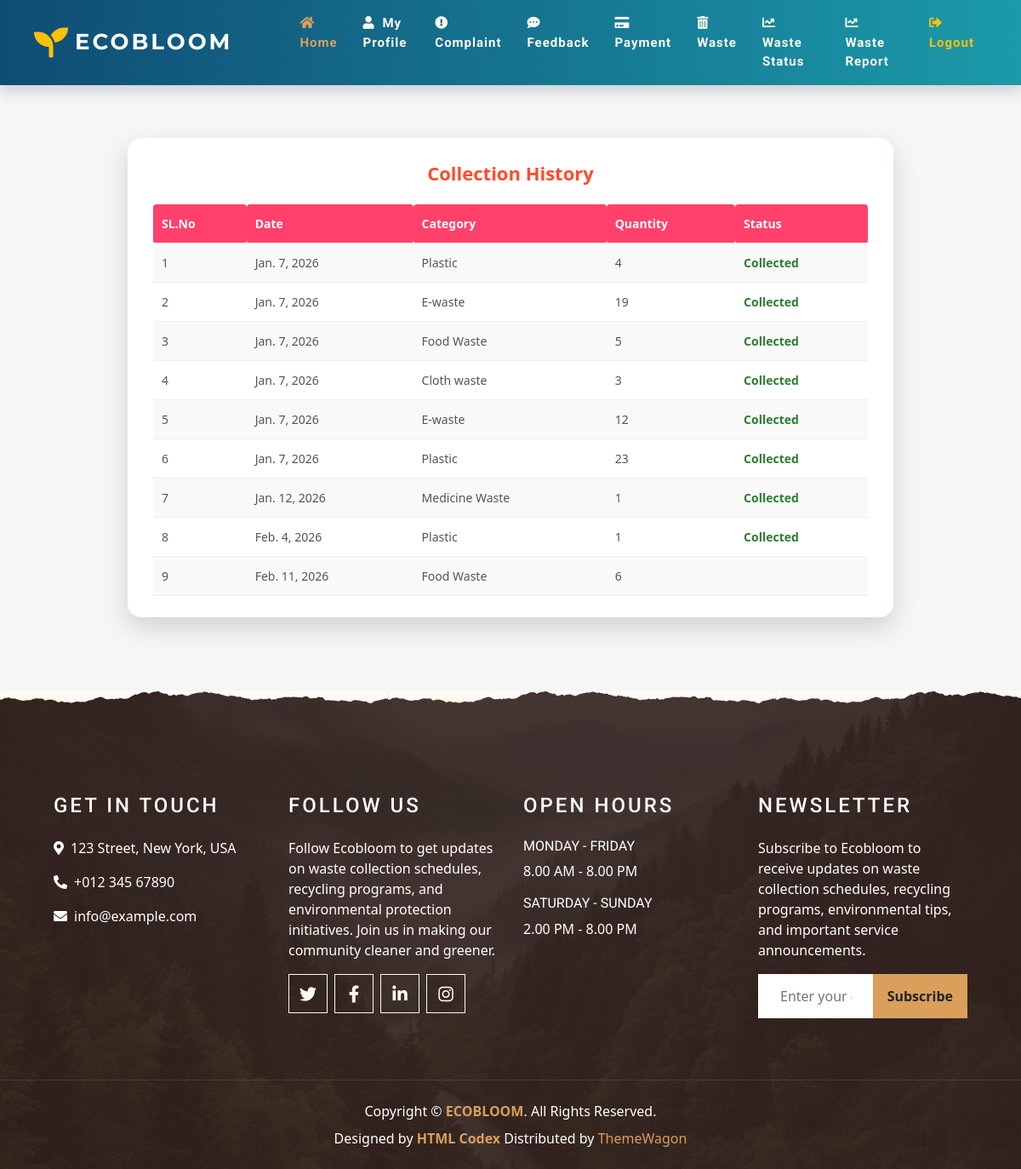
The app's page /User/ViewWasteStatus/ (signed in), older data.
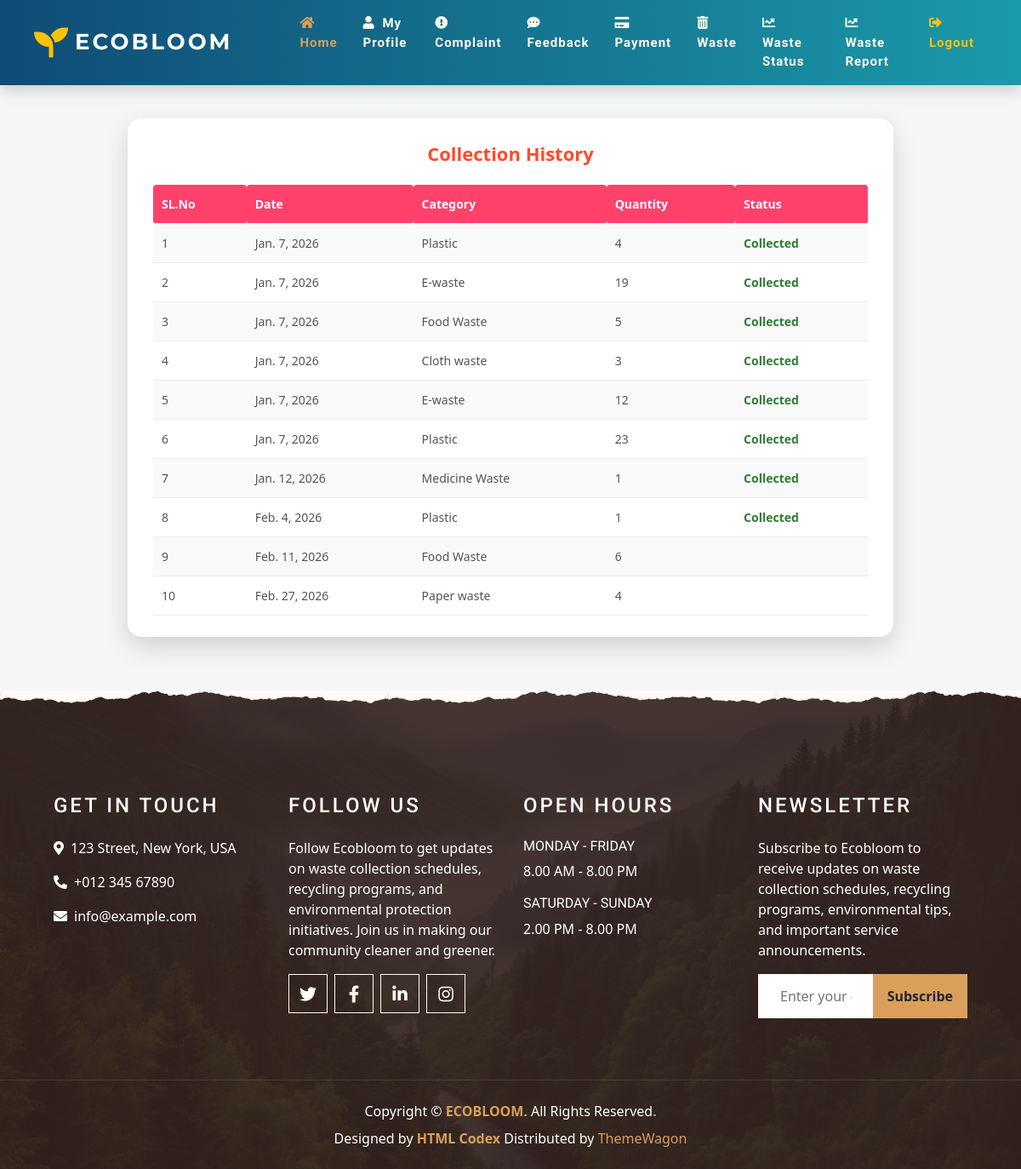
The same page, newer data.
### User/models.py (models this page shows)
class tbl_waste(models.Model):
    waste_date=models.DateField(auto_now_add=True)
    waste_qty=models.IntegerField(default=0)
    wastecategory_id=models.ForeignKey(tbl_wastecategory, on_delete=models.CASCADE)
    waste_status=models.IntegerField(default=0)
    user_id=models.ForeignKey(tbl_user,on_delete=models.CASCADE)

### Admin/models.py (models this page shows)
class tbl_wastecategory(models.Model):
    wastecategory_name=models.CharField(max_length=50)

### User/views.py (the view)
# urls.py: path('ViewWasteStatus/',views.ViewWasteStatus,name="ViewWasteStatus"),
def ViewWasteStatus(request):
    uid = request.session["uid"]
    waste = tbl_waste.objects.filter(user_id=uid)
    return render(request,"User/ViewWasteStatus.html",{'waste':waste})

### User/Templates/User/ViewWasteStatus.html (shortened to what this page needs)
{% extends 'User/Head.html' %}
{% block content %}
<div class="history-container">
    <div class="history-card">
        <div class="history-title">Collection History</div>
        <form action="" method="post">
            <table>
                <tr>
                    <th>SL.No</th>
                    <th>Date</th>
                    <th>Category</th>
                    <th>Quantity</th>
                    <th>Status</th>
                </tr>
                {% for i in waste %}
                <tr>
                    <td>{{ forloop.counter }}</td>
                    <td>{{ i.waste_date }}</td>
                    <td>{{ i.wastecategory_id.wastecategory_name }}</td>
                    <td>{{ i.waste_qty }}</td>
                    <td class="{% if i.waste_status == 1 %}status-collected{% endif %}">
                        {% if i.waste_status == 1 %}Collected{% endif %}
                    </td>
                </tr>
                {% endfor %}
            </table>
        </form>
    </div>
</div>
{% endblock content %}

Row changes from the older to the newer data that the page shows:
added tbl_waste: waste_date "Feb. 27, 2026", wastecategory_id.wastecategory_name "Paper waste", waste_qty "4", waste_status 0 (drawn)
